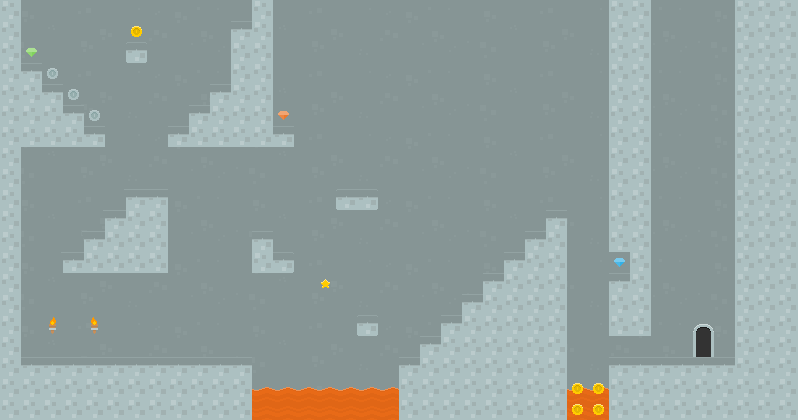

A level layout from a 2D game, rendered from its tile map. Below: a short description, then the map file with tile-grid data replaced by summaries:
An orthogonal 38x20 tile map with 21x21 px tiles, 5 tile layers (Background 1, Background 2, Background Flip 1, Collide 1, ...) and 14 objects (start, Fly 1, Fly 2).

<map version="1.2" tiledversion="1.2.0" orientation="orthogonal" renderorder="left-up" width="38" height="20" tilewidth="21" tileheight="21" infinite="0" nextlayerid="14" nextobjectid="24">
 <tileset firstgid="1" name="PixelPlatformer" tilewidth="21" tileheight="21" spacing="2" margin="3" tilecount="480" columns="30">
  <image source="spritesheet.png" trans="5e81a2" width="694" height="372" />
  <tile id="14">
   <properties>
    <property name="keyID" type="int" value="0" />
   </properties>
  </tile>
  <tile id="15">
   <properties>
    <property name="keyID" type="int" value="1" />
   </properties>
  </tile>
  <tile id="44">
   <properties>
    <property name="keyID" type="int" value="2" />
   </properties>
  </tile>
  <tile id="45">
   <properties>
    <property name="keyID" type="int" value="3" />
   </properties>
  </tile>
  <tile id="76">
   <properties>
    <property name="coins" type="int" value="1" />
    <property name="score" type="int" value="100" />
   </properties>
  </tile>
  <tile id="77">
   <properties>
    <property name="coins" type="int" value="5" />
    <property name="score" type="int" value="500" />
   </properties>
  </tile>
  <tile id="78">
   <properties>
    <property name="coins" type="int" value="10" />
    <property name="score" type="int" value="1000" />
   </properties>
  </tile>
  <tile id="115">
   <properties>
    <property name="coins" type="int" value="25" />
    <property name="score" type="int" value="2500" />
   </properties>
  </tile>
  <tile id="142">
   <properties>
    <property name="coins" type="int" value="50" />
    <property name="gemID" type="int" value="0" />
    <property name="score" type="int" value="10000" />
   </properties>
  </tile>
  <tile id="143">
   <properties>
    <property name="coins" type="int" value="25" />
    <property name="gemID" type="int" value="1" />
    <property name="score" type="int" value="5000" />
   </properties>
  </tile>
  <tile id="144">
   <properties>
    <property name="coins" type="int" value="25" />
    <property name="gemID" type="int" value="2" />
    <property name="score" type="int" value="5000" />
   </properties>
  </tile>
  <tile id="145">
   <properties>
    <property name="coins" type="int" value="25" />
    <property name="gemID" type="int" value="3" />
    <property name="score" type="int" value="5000" />
   </properties>
  </tile>
  <tile id="152">
   <properties>
    <property name="test" type="bool" value="true" />
   </properties>
  </tile>
  <tile id="285">
   <properties>
    <property name="coins" type="int" value="25" />
    <property name="gemID" type="int" value="0" />
    <property name="score" type="int" value="5000" />
   </properties>
  </tile>
  <tile id="286">
   <properties>
    <property name="coins" type="int" value="25" />
    <property name="gemID" type="int" value="1" />
    <property name="score" type="int" value="5000" />
   </properties>
  </tile>
  <tile id="287">
   <properties>
    <property name="coins" type="int" value="25" />
    <property name="gemID" type="int" value="2" />
    <property name="score" type="int" value="5000" />
   </properties>
  </tile>
  <tile id="288">
   <properties>
    <property name="coins" type="int" value="25" />
    <property name="gemID" type="int" value="3" />
    <property name="score" type="int" value="5000" />
   </properties>
  </tile>
 </tileset>
 <layer id="9" name="Background 1" width="38" height="20">
  <properties>
   <property name="background" type="bool" value="true" />
  </properties>
  <data>[760 cells, 760 non-empty, 33 distinct tile ids]</data>
 </layer>
 <layer id="10" name="Background 2" width="38" height="20">
  <properties>
   <property name="background" type="bool" value="true" />
  </properties>
  <data>[760 cells, 20 non-empty, 7 distinct tile ids]</data>
 </layer>
 <layer id="11" name="Background Flip 1" width="38" height="20">
  <properties>
   <property name="background" type="bool" value="true" />
   <property name="flip" type="bool" value="true" />
  </properties>
  <data>[760 cells, 20 non-empty, 4 distinct tile ids]</data>
 </layer>
 <layer id="12" name="Collide 1" width="38" height="20">
  <properties>
   <property name="collide" type="bool" value="true" />
  </properties>
  <data>[760 cells, 265 non-empty, 5 distinct tile ids]</data>
 </layer>
 <layer id="13" name="Collectibles 1" width="38" height="20">
  <properties>
   <property name="collectibles" type="bool" value="true" />
  </properties>
  <data>[760 cells, 11 non-empty, 5 distinct tile ids]</data>
 </layer>
 <objectgroup id="3" name="Level Points 1">
  <object id="1" name="start" x="63" y="357">
   <properties>
    <property name="dir" type="int" value="1" />
   </properties>
   <point />
  </object>
  <object id="19" x="609" y="273">
   <point />
  </object>
  <object id="22" x="693" y="357">
   <properties>
    <property name="door" type="bool" value="true" />
    <property name="nextLevel" value="coming_soon" />
   </properties>
   <point />
  </object>
 </objectgroup>
 <objectgroup id="6" name="Grapple Points 1">
  <properties>
   <property name="grapplePoints" type="bool" value="true" />
  </properties>
  <object id="2" x="63" y="252">
   <point />
  </object>
  <object id="6" x="336" y="294">
   <point />
  </object>
  <object id="10" x="231" y="21">
   <point />
  </object>
  <object id="13" x="168" y="126">
   <point />
  </object>
  <object id="14" x="294" y="252">
   <point />
  </object>
  <object id="15" x="336" y="189">
   <point />
  </object>
  <object id="16" x="294" y="126">
   <point />
  </object>
  <object id="17" x="252" y="231">
   <point />
  </object>
  <object id="18" x="609" y="357">
   <point />
  </object>
 </objectgroup>
 <objectgroup id="7" name="Enemies 1">
  <properties>
   <property name="enemies" type="bool" value="true" />
  </properties>
  <object id="8" name="Fly 1" x="63" y="189">
   <properties>
    <property name="dx" type="int" value="1" />
    <property name="dy" type="int" value="0" />
    <property name="type" value="fly" />
   </properties>
   <point />
  </object>
  <object id="21" name="Fly 2" x="325.5" y="378">
   <properties>
    <property name="dx" type="int" value="2" />
    <property name="dy" type="int" value="0" />
    <property name="type" value="fly" />
   </properties>
   <point />
  </object>
 </objectgroup>
</map>